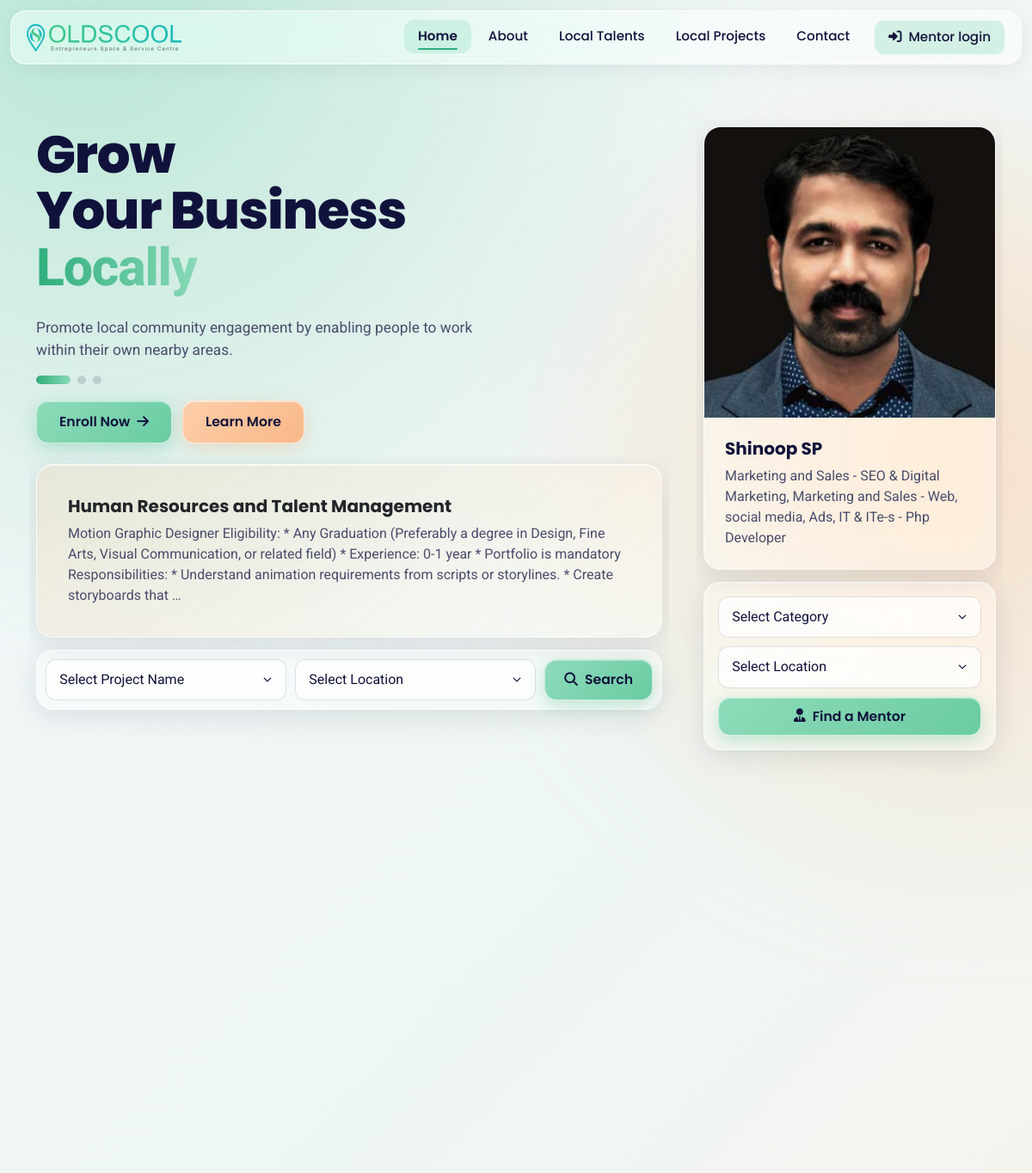
The app's page / (upper part), older data.
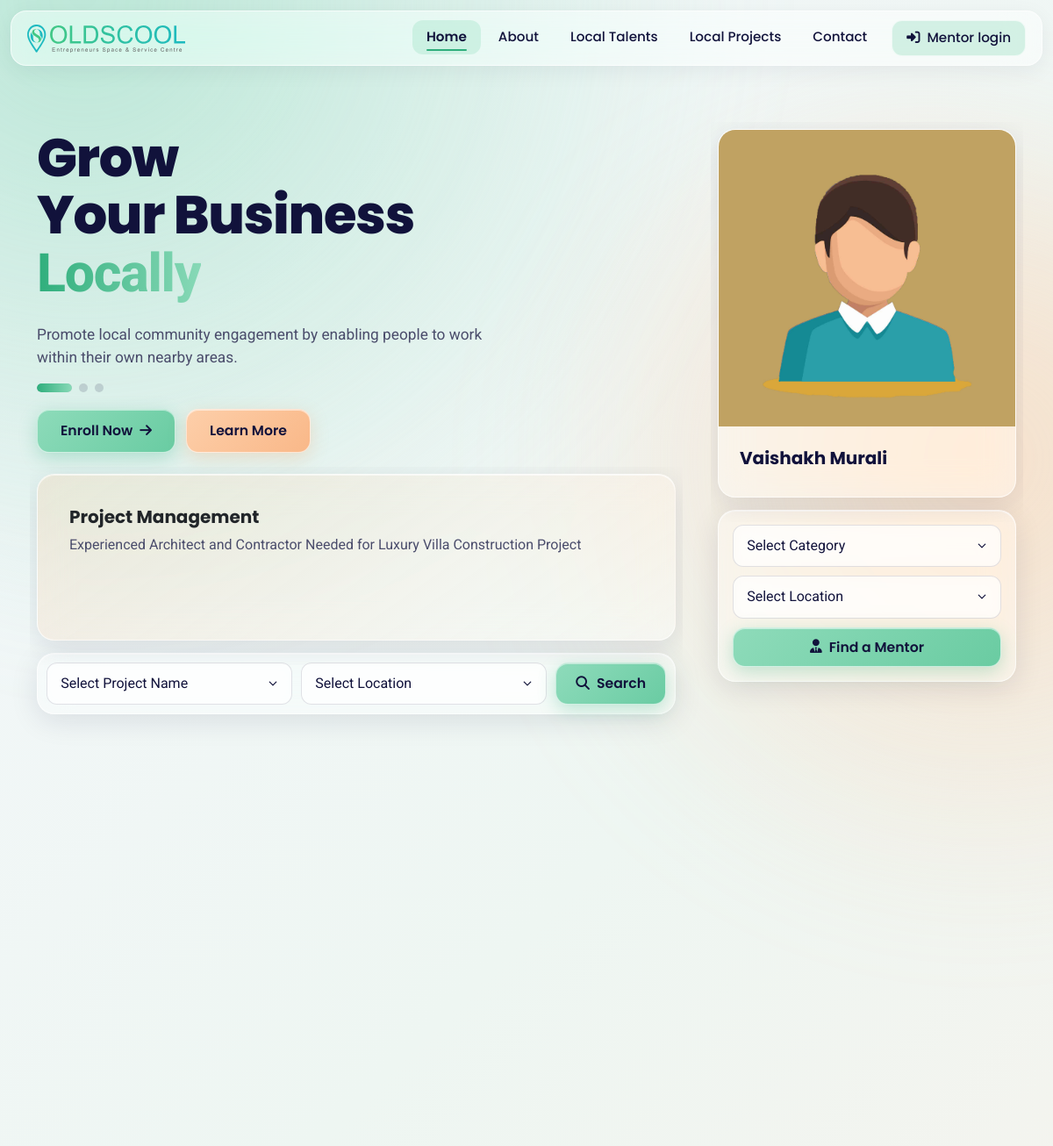
The same page, newer data.
### localproj/models.py (models this page shows, shortened)
class Project (models.Model):
    project_name = models.TextField()
    posted_by = models.ForeignKey(Mentors, on_delete=models.CASCADE, default=36)
    LOCALITY_CHOICES = (
        ('Thiruvananthapuram','Thiruvananthapuram'),
        ('Kollam', 'Kollam'),
        ('Alappuzha', 'Alappuzha'),
        ('Pathanamthitta', 'Pathanamthitta'),
        ('Kottayam', 'Kottayam'),
        ('Idukki', 'Idukki'),
        ('Ernakulam', 'Ernakulam'),
        ('Thrissur', 'Thrissur'),
        ('Palakkad', 'Palakkad'),
        ('Malappuram', 'Malappuram'),
        ('Kozhikode', 'Kozhikode'),
        ('Wayanad', 'Wayanad'),
        ('Kannur', 'Kannur'),
        ('Kasaragod', 'Kasaragod'),
    )
    location = models.CharField(max_length = 20, choices = LOCALITY_CHOICES, null= False, blank = False)
    image = models.ImageField(
        upload_to='uploads/',
        null=True,
        blank=True,
        validators=[
            FileExtensionValidator(allowed_extensions=['jpg', 'jpeg'], message='Only JPEG/JPG files are allowed.'),
            validate_image_size,
        ]
    )
    start_date = models.DateField(null=True, blank=True)
    end_date = models.DateField(null=True, blank=True)
    description = models.TextField(null=True, blank=True)
    status = models.BooleanField(default=False)
    budget = models.CharField(max_length=60, blank=True, help_text='e.g. "₹15,000" or "₹500/hour"')
    skills = models.ManyToManyField(Specialization, blank=True, related_name='projects')
    STAGE_OPEN, STAGE_IN_PROGRESS, STAGE_CLOSED = 'open', 'in_progress', 'closed'
    STAGE_CHOICES = ((STAGE_OPEN, 'Open for proposals'), (STAGE_IN_PROGRESS, 'In progress'), (STAGE_CLOSED, 'Closed'))
    stage = models.CharField(max_length=12, choices=STAGE_CHOICES, default=STAGE_OPEN)

### mentor/models.py (models this page shows, shortened)
class Mentors(models.Model):
    name = models.CharField(max_length=40)
    contact = models.CharField(max_length=15, default = "")
    email = models.EmailField(max_length=100, default = None, null=True)
    qualification = models. CharField(max_length = 200, null= True)
    pub_date = models.DateTimeField("date published", default=timezone.now)
    categories = models.ManyToManyField(Category, related_name='mentors')
    specializations = models.ManyToManyField(Specialization, related_name='mentors', blank=True)
    date_of_birth = models.DateField("date of birth")
    experience = models.IntegerField("Years of Experience")
    WEEKDAY_CHOICES = (
        ('monday', 'Monday'),
        ('tuesday', 'Tuesday'),
        ('wednesday', 'Wednesday'),
        ('thursday', 'Thursday'),
        ('friday', 'Friday'),
        ('saturday', 'Saturday'),
        ('sunday', 'Sunday'),
    )
    start_weekday = models.CharField(max_length=10, choices=WEEKDAY_CHOICES, null=True, blank=True)
    end_weekday = models.CharField(max_length=10, choices=WEEKDAY_CHOICES, null=True, blank=True)
    time_from = models.TimeField("From", default='00:00')
    time_to = models.TimeField("To", default='00:00')
    image = models.ImageField(
        upload_to='uploads/',
        null=False,
        blank=False,
        default='uploads/01_2.jpg',
        validators=[
            FileExtensionValidator(allowed_extensions=['jpg', 'jpeg'], message='Only JPEG/JPG files are allowed.'),
            validate_image_size,
        ]
    )
    instagram = models.URLField(blank = True, null = True)
    linkedin = models.URLField(blank = True, null = True)
    Facebook = models.URLField(blank = True, null = True)
    LOCALITY_CHOICES = (
        ('thiruvananthapuram','Thiruvananthapuram'),
        ('kollam', 'Kollam'),
        ('alappuzha', 'Alappuzha'),
        ('pathanamthitta', 'Pathanamthitta'),
        ('kottayam', 'Kottayam'),
        ('idukki', 'Idukki'),
        ('ernakulam', 'Ernakulam'),
        ('thrissur', 'Thrissur'),
        ('palakkad', 'Palakkad'),
        ('malappuram', 'Malappuram'),
        ('kozhikode', 'Kozhikode'),
        ('wayanad', 'Wayanad'),
        ('kannur', 'Kannur'),
        ('kasaragod', 'Kasaragod'),
    )
    locality = models.CharField(max_length = 20, choices = LOCALITY_CHOICES, null= False, blank = False)
    about = models.TextField(max_length = 500, null = True)
    status = models.BooleanField(default = False)
    premium = models.BooleanField(default=False)
    headline = models.CharField(max_length=120, blank=True, help_text='e.g. "Brand designer · 8 years"')
    languages = models.CharField(max_length=100, blank=True, default='Malayalam, English')
    SESSION_LENGTH_CHOICES = ((15, '15 minutes'), (30, '30 minutes'), (45, '45 minutes'), (60, '1 hour'))
    session_minutes = models.PositiveSmallIntegerField(choices=SESSION_LENGTH_CHOICES, default=30)
    price_per_session = models.PositiveIntegerField(
        null=True, blank=True, help_text='In rupees, paid directly to the mentor. Leave empty if free.'
    )
    free_intro = models.BooleanField(default=True, help_text='Offers a free first call')
    verified = models.BooleanField(default=False)
    slug = models.SlugField(max_length=60, unique=True, blank=True)

class Specialization(models.Model):
    category = models.ForeignKey(Category, on_delete=models.CASCADE)
    specialist = models.CharField(max_length=50)
    def __str__(self):
        return f"{self.category.name} - {self.specialist}"

class Category(models.Model):
    name = models.TextField(unique=True)

### home/views.py (the view)
# urls.py: path('', HomeView.as_view(), name = 'home'),
class HomeView(View):
    template_name = 'home.html'
    def get(self, request, *args, **kwargs):
        mentors = (
            Mentors.objects.filter(status=True)
            .order_by('-premium', '-pub_date')
            .only('id', 'name', 'image')
            .prefetch_related(
                Prefetch('specializations', queryset=Specialization.objects.select_related('category'))
            )[:HOME_CAROUSEL_SIZE]
        )
        projects = (
            Project.objects.filter(status=True)
            .order_by('-id')
            .only('id', 'project_name', 'description')[:HOME_CAROUSEL_SIZE]
        )
        categories = Category.objects.order_by('name')
        locality_choices_proj = [(choice[0].capitalize(), choice[1]) for choice in Project.LOCALITY_CHOICES]
        locality_choices_mentor = [(choice[0].lower(), choice[1]) for choice in Project.LOCALITY_CHOICES]
        project_names = (
            Project.objects.filter(status=True)
            .order_by('project_name')
            .values_list('project_name', flat=True)
            .distinct()
        )
        context = {
            'mentors': mentors,
            'projects': projects,
            'categories': categories,
            'locality_choices_proj': locality_choices_proj,
            'locality_choices_mentor': locality_choices_mentor,
            'project_names': project_names,
        }
        return render(request, self.template_name, context)

### connect/auth.py (called while the page is built)
def current_mentor(request):
    if not hasattr(request, '_current_mentor'):
        mentor_id = request.session.get(SESSION_KEY)
        request._current_mentor = (
            Mentors.objects.filter(pk=mentor_id, status=True).first() if mentor_id else None
        )
    return request._current_mentor

### connect/context_processors.py (called while the page is built)
def mentor(request):
    return {'current_mentor': current_mentor(request)}

### home/templates/home.html (shortened to what this page needs)
{% extends 'base.html' %} {% load static %}
{% block navigation %} {% include 'nav.html' %} {% endblock %}
{% block homebanner %}
<div class="container hero mt-4">
  <div class="row g-4 g-lg-5 align-items-start">
    <div class="col-lg-8">
      <div class="hero-slider" id="heroSlider" data-interval="4500" aria-roledescription="carousel" aria-label="Highlights">
        <div class="headline-rotator">
          <h1 class="primary-h1 visible">
            Grow <br />
            Your Business <br /><span class="green-text">Locally</span>
          </h1>
        </div>
        <div class="subline-rotator" aria-live="polite">
          <p class="primary-p visible">
            Promote local community engagement by enabling people to work
            within their own nearby areas.
          </p>
        </div>
        <div class="hero-dots">
          <button type="button" class="active" aria-label="Show slide 1" aria-current="true"></button>
          <button type="button" aria-label="Show slide 2"></button>
          <button type="button" aria-label="Show slide 3"></button>
        </div>
      </div>
      <div class="hero-actions">
        <a href="{% url 'home:enroll' %}" class="green-btn">Enroll Now <i class="fa-solid fa-arrow-right"></i></a>
        <a href="{% url 'home:tearms_and_conditions' %}" class="orange-btn">Learn More</a>
      </div>
      <div class="mt-4">
        <div
          id="projectCarousel"
          class="carousel slide carousel-fade"
          data-bs-ride="carousel"
          data-bs-interval="5000"
        >
          <div class="carousel-inner">
            {% for project in projects %}
                <div class="carousel-item {% if forloop.first %}active{% endif %}">
                  <div class="card project">
                    <h5>{{ project.project_name }}</h5>
                    <p>{{ project.description|default:'No description available.'|truncatewords:40 }}</p>
                  </div>
                </div>
            {% endfor %}
          </div>
        </div>
      </div>
      <form method="get" action="{% url 'localproj:all_projects' %}" class="search-bar glass">
          <select name="project_name" aria-label="Project name">
            <option value="">Select Project Name</option>
          </select>
          <select name="location" aria-label="Project location">
            <option value="">Select Location</option>
          </select>
          <button type="submit" class="btn btn-primary"><i class="fa-solid fa-magnifying-glass"></i> Search</button>
        </form>
    </div>
    <div class="col-lg-4 col-md-8 mx-auto">
      <div
        id="cardCarousel"
        class="carousel slide carousel-fade"
        data-bs-ride="carousel"
        data-bs-interval="5000"
      >
        <div class="carousel-inner">
          {% for mentor in mentors %}
          <div class="carousel-item {% if forloop.first %}active{% endif %}">
            <div class="card mentor-card">
              {% if mentor.image %}
              <div class="overflow-hidden">
                <img
                  src="{{ mentor.image.url }}"
                  class="card-img-top mentor-img"
                  alt="{{ mentor.name }}"
                />
              </div>
              {% endif %}
              <div class="card-body">
                <h5 class="card-title h5">{{ mentor.name }}</h5>
                <p class="card-text mb-0">
                  {{ mentor.specializations.all|slice:":3"|join:", " }}
                </p>
              </div>
            </div>
          </div>
          {% endfor %}
        </div>
      </div>
      <form
        method="get"
        action="{% url 'mentor:all_mentor' %}"
        class="d-flex flex-column w-100 get-form glass p-3"
      >
        <select name="category" id="categorySelect" aria-label="Mentor category">
          <option value="">Select Category</option>
        </select>
        <select name="location" id="locationSelect" aria-label="Mentor location">
          <option value="">Select Location</option>
        </select>
        <button type="submit" class="btn btn-success"><i class="fa-solid fa-user-tie"></i> Find a Mentor</button>
      </form>
    </div>
  </div>
</div>
{% endblock %}
{% block sectiononehome %}
<section class="container mt-5 pt-lg-4">
  <div class="row g-4">
    <div class="col-md-6">
    </div>
    <div class="col-md-6">
    </div>
  </div>
</section>
{% endblock %}

### home/templates/base.html (shortened to what this page needs)
{% load static %}
<!DOCTYPE html>
<html lang="en">
  <head>
    <link href="https://cdn.jsdelivr.net/npm/bootstrap@5.3.3/dist/css/bootstrap.min.css" rel="stylesheet" />
    <link rel="stylesheet" type="text/css" href="{% static 'css/styles.css' %}" />
    <link rel="stylesheet" href="https://cdnjs.cloudflare.com/ajax/libs/font-awesome/6.5.2/css/all.min.css" />
  </head>
  <body>
    <div class="bg-blobs" aria-hidden="true"><span></span><span></span></div>
    {% block navigation %}
    {% endblock %}
    <main class="page">
      {% block homebanner %}
      {% endblock %}
      {% block sectiononehome %}
      {% endblock %}
    </main>
  </body>
</html>

### home/templates/nav.html (shortened to what this page needs)
{% load static %}
{% url 'home:home' as home_url %}
{% url 'home:about' as about_url %}
{% url 'mentor:all_mentor' as mentors_url %}
{% url 'localproj:all_projects' as projects_url %}
{% url 'home:contact' as contact_url %}
<nav class="navbar navbar-expand-lg site-nav" id="siteNav">
  <div class="container-fluid p-0">
    <a class="navbar-brand py-0" href="{{ home_url }}">
      <img src="{% static 'images/primarylogo.svg' %}" alt="Oldscool" />
    </a>
    <div class="collapse navbar-collapse" id="navbarNavDropdown">
      <ul class="navbar-nav">
        <li class="nav-item">
          <a class="nav-link {% if request.path == home_url %}active{% endif %}" {% if request.path == home_url %}aria-current="page"{% endif %} href="{{ home_url }}">Home</a>
        </li>
        <li class="nav-item">
          <a class="nav-link {% if request.path == about_url %}active{% endif %}" {% if request.path == about_url %}aria-current="page"{% endif %} href="{{ about_url }}">About</a>
        </li>
        <li class="nav-item">
          <a class="nav-link {% if mentors_url in request.path %}active{% endif %}" href="{{ mentors_url }}">Local Talents</a>
        </li>
        <li class="nav-item">
          <a class="nav-link {% if projects_url in request.path %}active{% endif %}" href="{{ projects_url }}">Local Projects</a>
        </li>
        <li class="nav-item">
          <a class="nav-link {% if request.path == contact_url %}active{% endif %}" {% if request.path == contact_url %}aria-current="page"{% endif %} href="{{ contact_url }}">Contact</a>
        </li>
        <li class="nav-item nav-account">
          {% if current_mentor %}
            <a class="nav-link nav-cta {% if '/account/' in request.path %}active{% endif %}" href="{% url 'connect:dashboard' %}"><i class="fa-solid fa-gauge-high me-1"></i> Dashboard</a>
          {% else %}
            <a class="nav-link nav-cta" href="{% url 'connect:login' %}"><i class="fa-solid fa-right-to-bracket me-1"></i> Mentor login</a>
          {% endif %}
        </li>
      </ul>
    </div>
  </div>
</nav>

Row changes from the older to the newer data that the page shows:
no longer on this page (row unchanged): Project: project_name "Human Resources and Talent Management", description "Motion Graphic Designer Eligibility: * Any Graduation (Preferably a degree in Design, Fine Arts, Visual Communication, or related field) * Experience: 0-1 year * Portfolio is mandatory Responsibilities: * Understand animation requirements from scripts or storylines. * Create storyboards that …"
no longer on this page (row unchanged): Mentors: image (picture), name "Shinoop SP", specializations.all "Marketing and Sales - SEO & Digital Marketing, Marketing and Sales - Web, social media, Ads, IT & ITe-s - Php Developer"
added Project: project_name "Project Management", description "Experienced Architect and Contractor Needed for Luxury Villa Construction Project"
now on this page (row edited): Mentors: image (picture), name "Vaishakh Murali"
